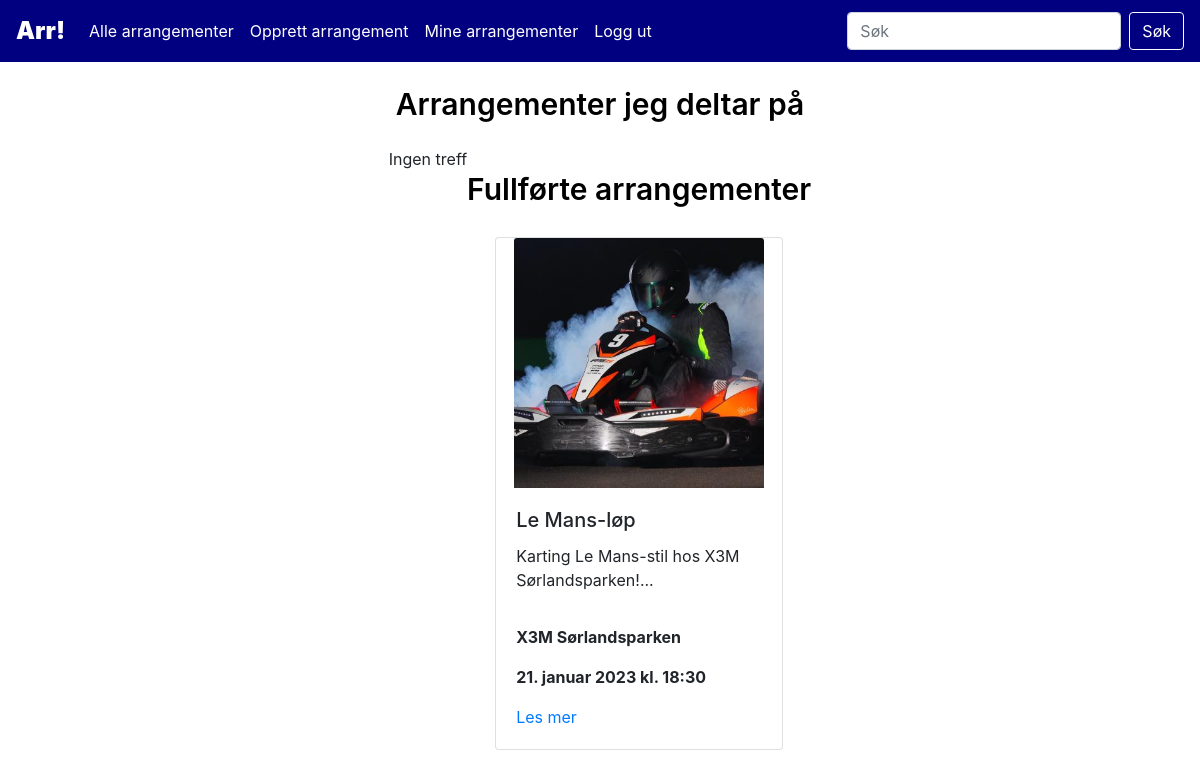
Page /showAll.php?key=guest (signed in) on the earlier database version.
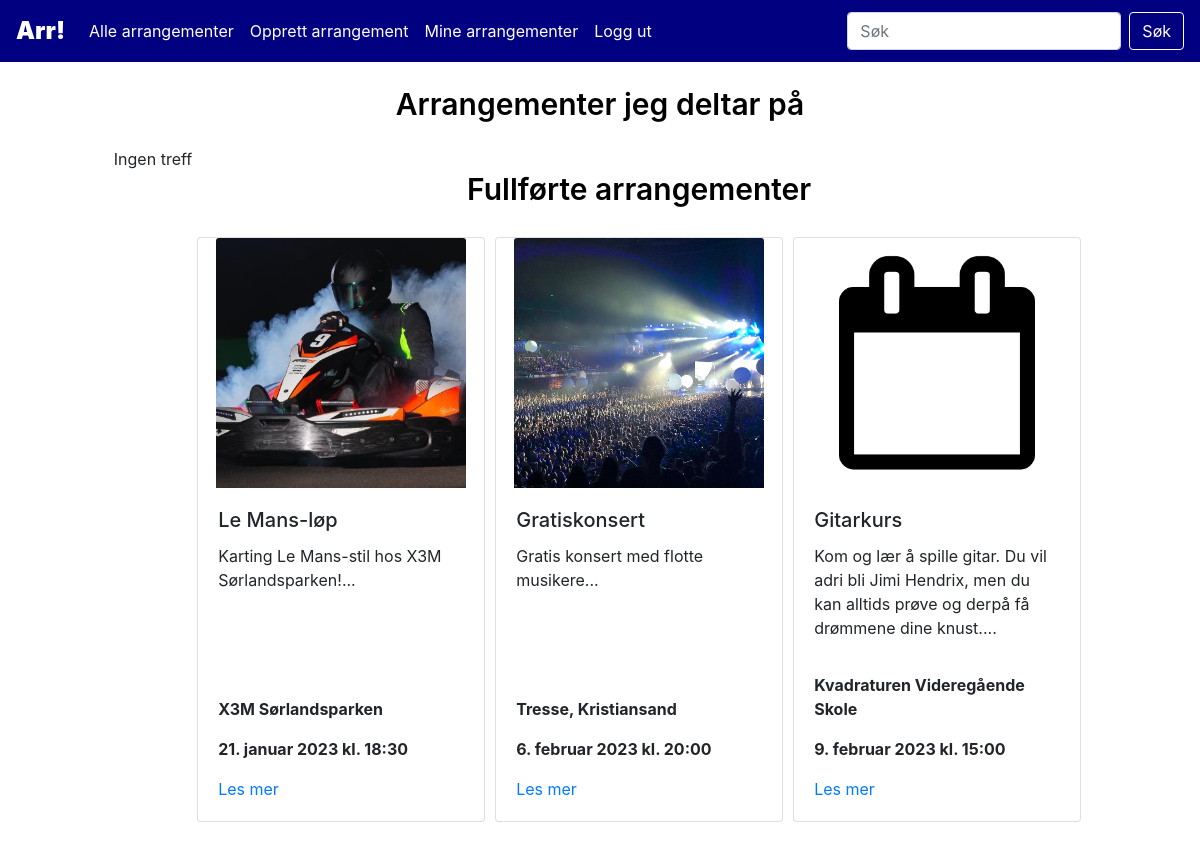
Same page on the later database version.
### tables this page shows
CREATE TABLE `bookings` (
  `booking_id` int(10) NOT NULL,
  `user_id` int(10) NOT NULL,
  `event_id` int(10) NOT NULL
);

CREATE TABLE `events` (
  `event_id` int(10) NOT NULL,
  `title` varchar(100) NOT NULL,
  `info` varchar(1000) NOT NULL,
  `host` int(10) NOT NULL,
  `location` varchar(200) NOT NULL,
  `time` datetime NOT NULL,
  `category_id` int(10) NOT NULL,
  `endtime` datetime DEFAULT NULL,
  `ticketprice` varchar(10) DEFAULT NULL,
  `website` varchar(200) DEFAULT NULL
);

### assets/lib/class.Booking.php (called while the page is built, shortened)
<?php
class Booking{
    function getBookings($number, $userID, $comingEvents){
        $dbConn = new DbConn();
        $conn = $dbConn->connect();
        if($number == null){
            $limit = ";";
        }
        else{
            $limit = " LIMIT $number;";
        }
        if($comingEvents){
            $time = " AND time >= CURRENT_DATE ";
        }
        else $time = " AND time < CURRENT_DATE ";
        $sql = "SELECT bookings.event_id as event_id, title, info, time, location
        FROM eventhandling.bookings
        INNER JOIN events ON bookings.event_id = events.event_id
        INNER JOIN users ON events.host = users.user_id
        INNER JOIN categories ON events.category_id = categories.category_id
        WHERE bookings.user_id = $userID" . $time .
        "ORDER BY time ASC" . $limit;
        $result = $conn->query($sql);
        return $result;
    }
}
?>

### assets/lib/class.Display.php (the view)
<?php
    class Display{
        function displayCards($result){
            if ($result->num_rows > 0) {
                echo "<div class=\"flex-container\">";
                while($row = $result->fetch_assoc()) {
                    $datetime = new DateTimeImmutable($row['time']);
                    if(file_exists("assets/img/event" . $row['event_id'] . ".jpg")) $img = $img = "assets/img/event" . $row['event_id'] . ".jpg";
                    else $img = "assets/img/stock.png";
                    echo "
                    <div class=\"card\" style=\"width: 18rem;\">
                    <div class=\"card-img\">
                        <img class=\"card-img-top\" src=\"" . $img . "\" alt=\"Arrangementsbilde\">
                    </div>
                    <div class=\"card-body d-flex flex-column\">
                        <h5 class=\"card-title\">" . $row["title"] . "</h5>
                        <p class=\"card-text\">" . substr($row["info"],0,200) . "...</p>
                    </div>
                    <div class=\"card-footer\">
                        <p class=\"card-text\"><strong>" . $row["location"] . "</strong></p>
                        <p class=\"card-text\"><strong>" . self::formatDatetime($datetime) . "</strong></p>
                        <a href=\"event.php?event_id=" . $row['event_id'] . "\" class\"btn btn-primary\">Les mer</a>
                    </div>
                    </div>
                    ";
                }
                echo "</div>";
                }
                else {
                echo "<div class='no-results'><text>Ingen treff</text><div>";
            }
        }
        function translateMonth($month){
            return $translated = match($month){
                "January"=>"januar",
                "February"=>"februar",
                "March"=>"mars",
                "April"=>"april",
                "May"=>"mai",
                "June"=>"juni",
                "July"=>"juli",
                "August"=>"august",
                "September"=>"september",
                "October"=>"oktober",
                "November"=>"november",
                "December"=>"desember"
            };
        }
        function formatDatetime($datetime){
            $formattedDatetime = $datetime->format('j.') . " " . self::translateMonth($datetime->format('F')) . " " . $datetime->format('Y') . " kl. " . $datetime->format('H:i');
            return $formattedDatetime;
        }
    }
?>

### assets/inc/header.php (shortened to what this page needs)
<head>
    <link rel="stylesheet" href="https://cdn.jsdelivr.net/npm/bootstrap@4.3.1/dist/css/bootstrap.min.css"
>
    <link rel="stylesheet" href="/eventhaandteringssystem/www/assets/css/styles.css">
</head>
<nav class="navbar navbar-expand-lg navbar-dark bg-primary">
  <a class="navbar-brand" href="/eventhaandteringssystem/www/index.php">Arr!</a>
  <div class="collapse navbar-collapse" id="navbarSupportedContent">
    <ul class="navbar-nav mr-auto">
      <li class="nav-item">
        <a class="nav-link active" href="/eventhaandteringssystem/www/allEvents.php">Alle arrangementer</a>
      </li>
      <li class="nav-item active">
        <a class="nav-link" href="/eventhaandteringssystem/www/createevent.php">Opprett arrangement</a>
      </li>
      <li class="nav-item active">
        <a class="nav-link" href="/eventhaandteringssystem/www/mineArrangementer.php">Mine arrangementer</a>
      </li>
      <?php
      if(isset($_SESSION['LOGGED_IN']) && $_SESSION['LOGGED_IN'] == true){
      echo '<li class="nav-item active">
              <a class="nav-link" href="/eventhaandteringssystem/www/logout.php">Logg ut</a>
            </li>';
      }
      ?>
    </ul>
    <form class="form-inline my-2 my-lg-0">
      <input class="form-control mr-sm-2" type="search" placeholder="Søk" aria-label="Search">
      <button class="btn btn-outline-success my-2 my-sm-0" type="submit">Søk</button>
    </form>
  </div>
</nav>

### showAll.php (shortened to what this page needs)
<?php
require __DIR__."/assets/inc/header.php";
require __DIR__."/assets/lib/class.Display.php";
require __DIR__."/assets/lib/class.Booking.php";
echo "<div class='main'>";
$user = $_SESSION['USER_ID'];
if($_REQUEST['key'] == 'guest'){
    echo "<div class='headline'>
    <text>Arrangementer jeg deltar på</text>
    </div>";
    $bookings = new Booking();
    $results = $bookings->getBookings(null, $user, true);
    $display = new Display();
    $display->displayCards($results);
    echo "<div class='headline'>
    <text>Fullførte arrangementer</text>
    </div>";
    $bookings = new Booking();
    $results = $bookings->getBookings(null, $user, false);
    $display = new Display();
    $display->displayCards($results);
}

### assets/css/styles.css (style rules this page uses)
.navbar { position:fixed; top: 0; width: 100%; z-index: 1; }
.main { margin-top: 62px; }
.nav-link { color: var(text-light) !important; }
.headline { display: flex; justify-content: center; padding: 20px 0px !important; font-size: 30px; font-weight: 600; color: var(--text-dark) !important; }
.bg-primary { background-color: var(--header-bg) !important; }
.navbar-brand { font-weight: 1000; font-size: x-large; }
.btn-outline-success { color: var(--text-light); background-color: var(--header-bg); border-color: var(--text-light); }
.flex-container { display: flex !important; flex-direction: row !important; flex-wrap: wrap !important; justify-content: center; }
.card { margin: 5px; }
.card-img { display: flex; justify-content: center; }
.card-img img { height: 250px; max-width: 250px; object-fit: cover; width: auto; }
.card-footer { padding-left: 1.25rem; padding-bottom: 1.25rem; background-color: rgba(0,0,0,0); border-top: 1px solid rgba(0,0,0,0); }
.no-results { display: flex; justify-content: center; margin-bottom: 25px; }

Differences in the rows shown:
added bookings: shows a picture, event.title "Gratiskonsert", event.info "Gratis konsert med flotte musikere", event.location "Tresse, Kristiansand", event.time "6. februar 2023 kl. 20:00"
added bookings: shows a picture, event.title "Gitarkurs", event.info "Kom og lær å spille gitar. Du vil adri bli Jimi Hendrix, men du kan alltids prøve og derpå få drømmene dine knust.", event.location "Kvadraturen Videregående Skole", event.time "9. februar 2023 kl. 15:00"
